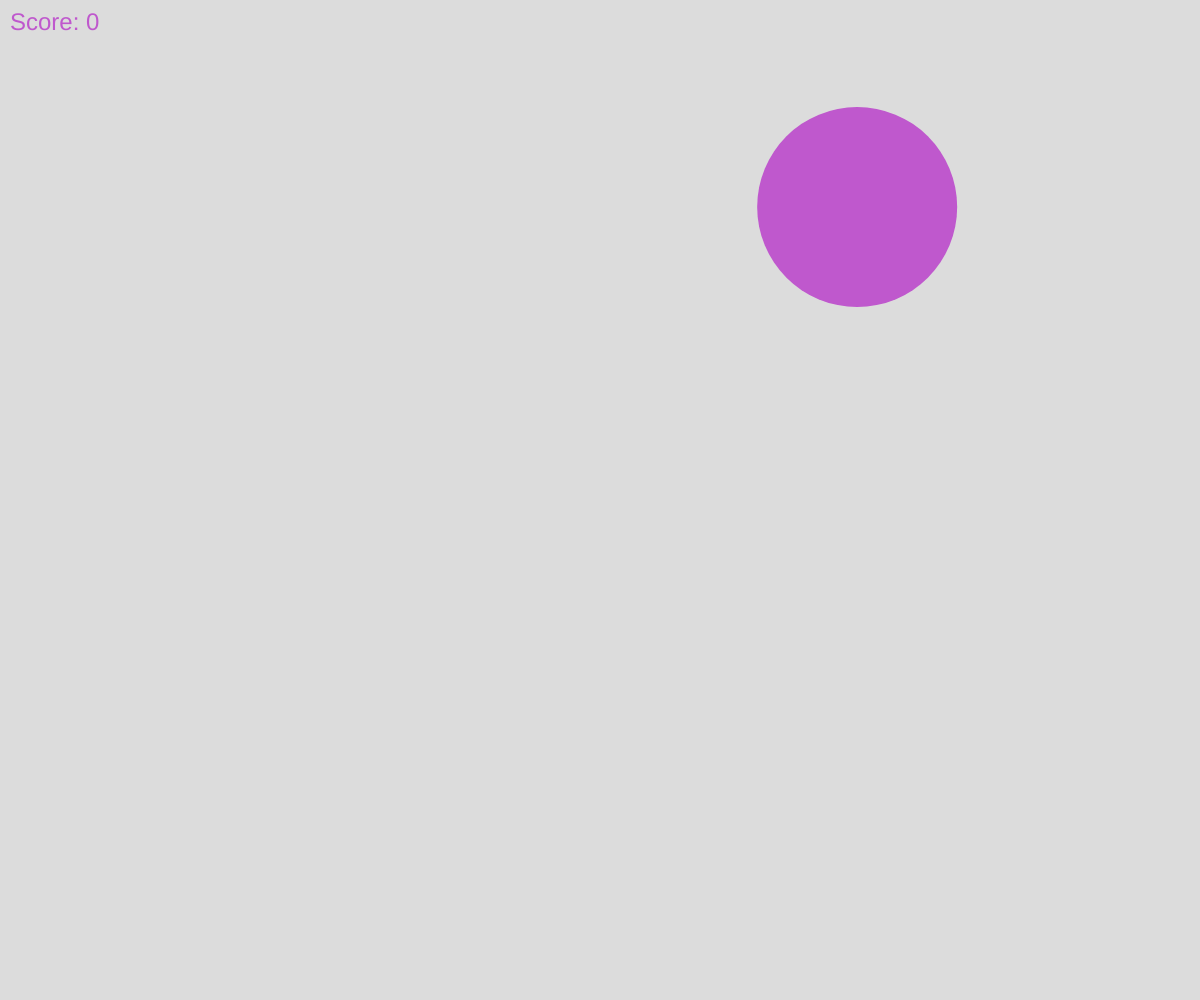
Frame 1 (no input)
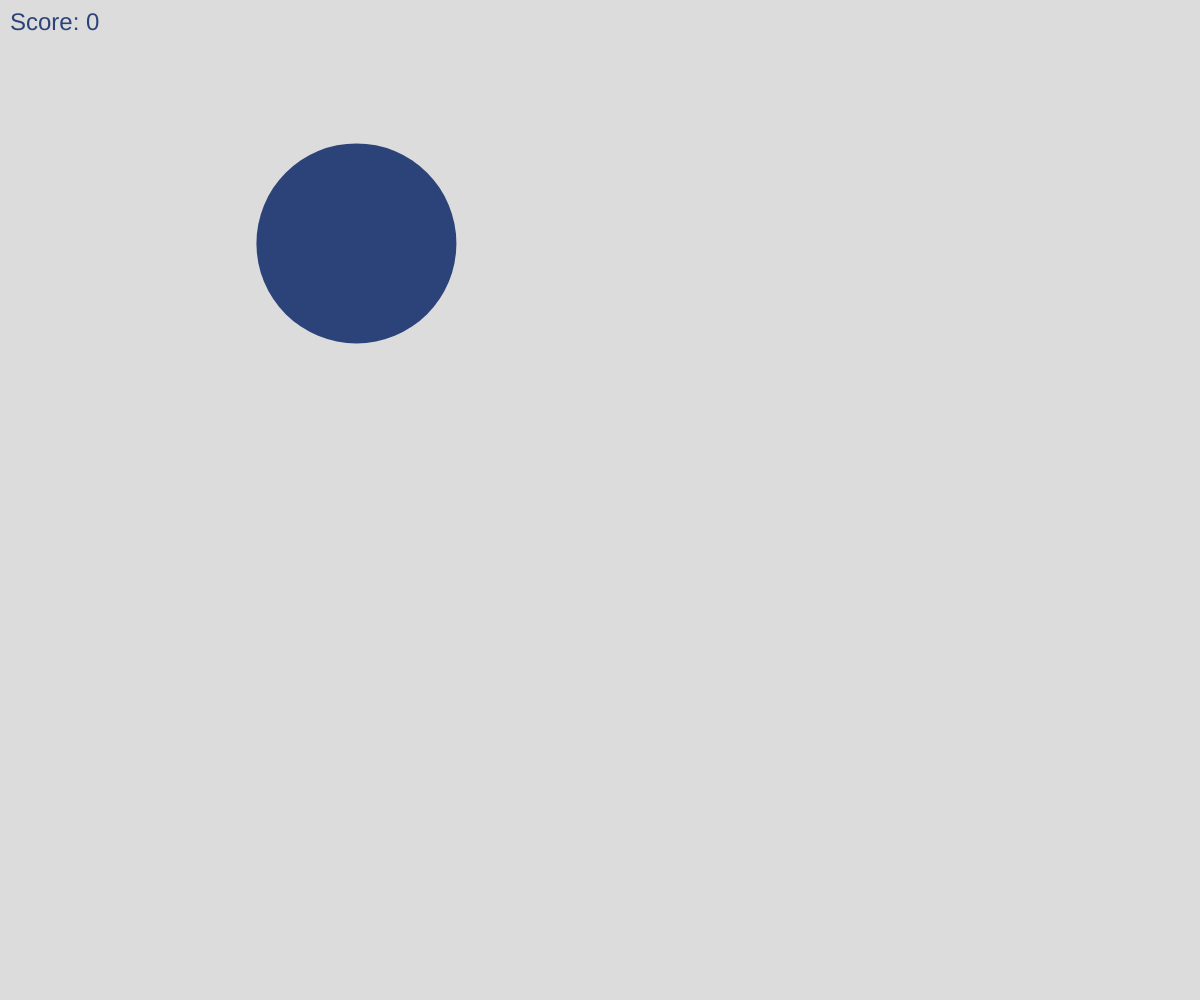
Frame 60 (no input)
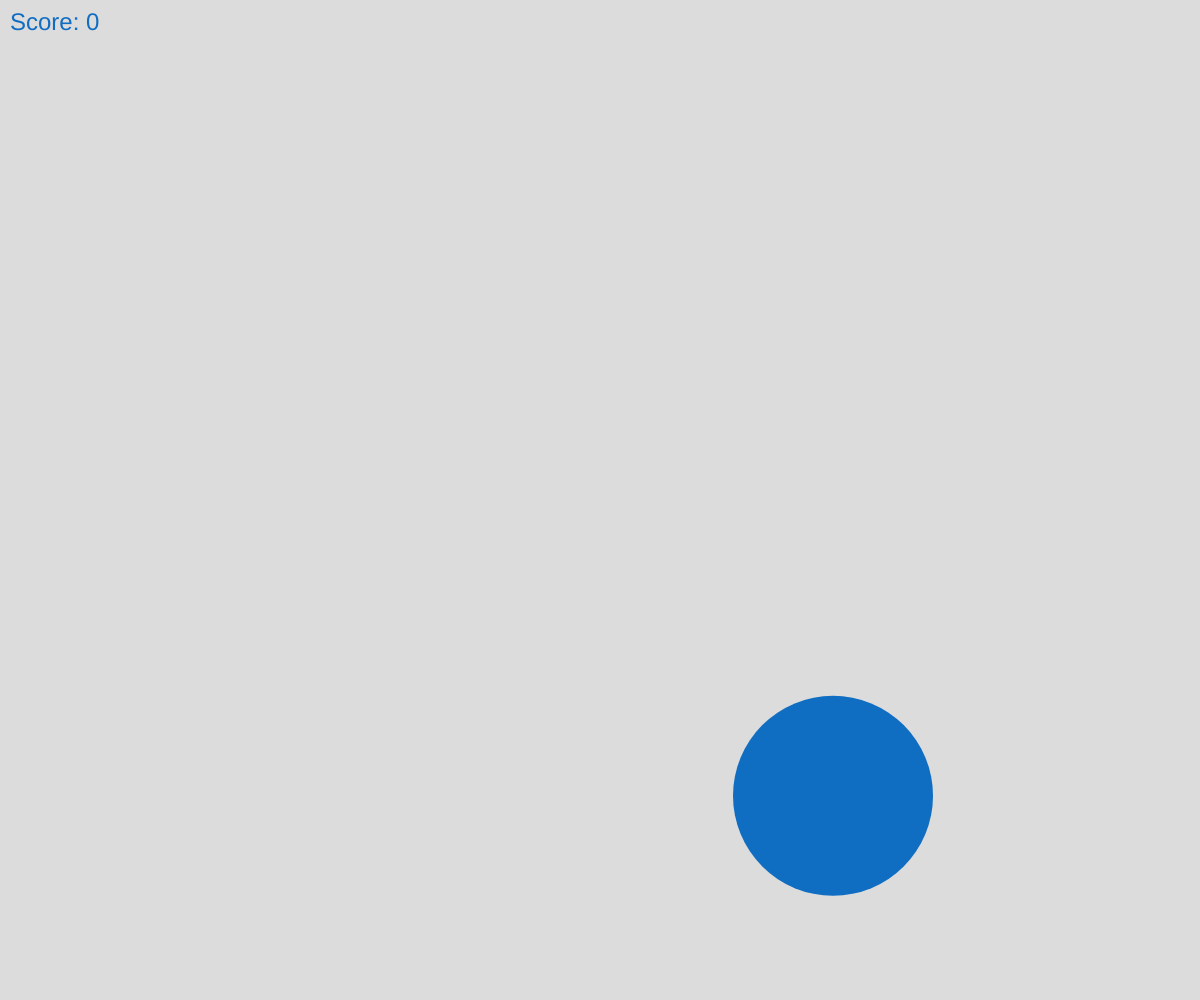
Frame 120 (the mouse pressed at the canvas centre since frame 60)

The p5.js sketch that drew these frames (run headless with seeded random() and noise() and a simulated clock; from frame 60 on, the mouse is pressed at the canvas centre):

// p5.js sketch
// ── sketch.js
var x, y;
var score = 0;
var radius = 100;
var r, g, b;

function setup() {
  createCanvas(windowWidth, windowHeight);
  x = random(windowWidth);
  y = random(windowHeight);
  r = random(255);
  g = random(255);
  b = random(255);
}

function draw() {
  background(220);
  // Draw a circle
  noStroke();
  fill(r, g, b);
  ellipse(x, y, radius*2, radius*2);
  textSize(24);
  text("Score: " + score, 10, 30);
}

// When the user clicks the mouse
function mousePressed() {
  // Check if mouse is inside the circle
  var d = dist(mouseX, mouseY, x, y);
  if (d < radius) {
    newCircle();
    score++;
    if (score == 10) {
        radius= radius/2;
    }
  }
}

function newCircle() {
  x = random(windowWidth);
  y = random(windowHeight);
  r = random(255);
  g = random(255);
  b = random(255);
}

setInterval(newCircle, 1000);
